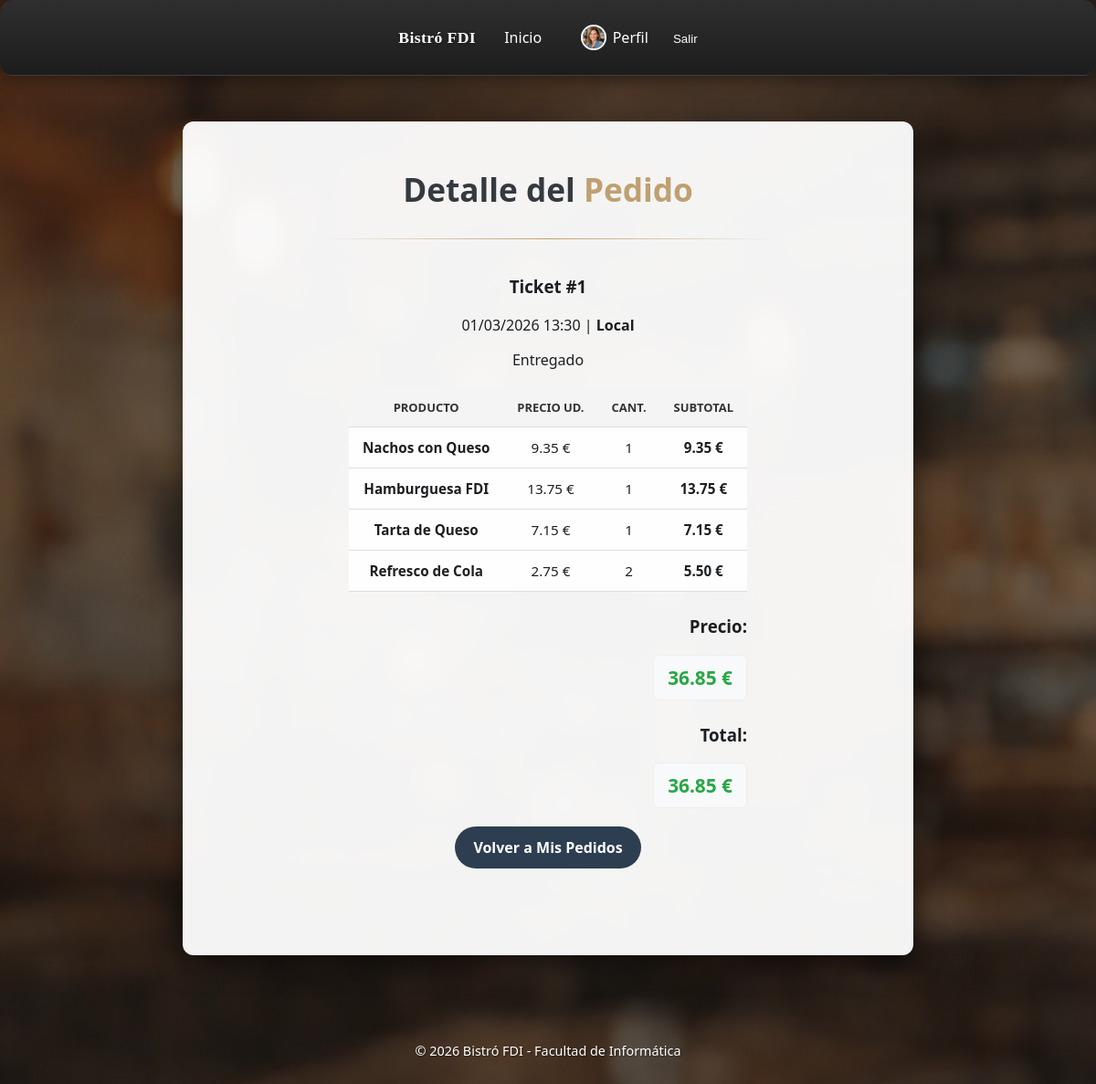
The page /includes/vistas/pedido/detalle_pedido.php?id=1 (signed in) on the database its author committed.
### tables this page shows
CREATE TABLE pedidos (
    id INT AUTO_INCREMENT PRIMARY KEY,
    cliente_id INT NOT NULL,
    cocinero_id INT DEFAULT NULL,
    camarero_id INT DEFAULT NULL,

    numero_pedido INT NOT NULL,

    tipo ENUM('Local', 'Llevar') NOT NULL,
    estado ENUM(
        'Nuevo',
        'Recibido',
        'En preparación',
        'Cocinando',
        'Listo cocina',
        'Terminado',
        'Entregado',
        'Cancelado'
    ) NOT NULL DEFAULT 'Nuevo',

     
    servido_sala TINYINT(1) NOT NULL DEFAULT 0,

    fecha DATETIME NOT NULL DEFAULT CURRENT_TIMESTAMP,
    total DECIMAL(10,2) NOT NULL DEFAULT 0.00,
    descuento_total DECIMAL(10,2) NOT NULL DEFAULT 0.00,
    total_sin_descuento DECIMAL(10,2) NOT NULL DEFAULT 0.00,

    CONSTRAINT fk_pedidos_cliente
        FOREIGN KEY (cliente_id) REFERENCES usuarios(id)
        ON UPDATE CASCADE
        ON DELETE RESTRICT,

    CONSTRAINT fk_pedidos_cocinero
        FOREIGN KEY (cocinero_id) REFERENCES usuarios(id)
        ON UPDATE CASCADE
        ON DELETE SET NULL,

    CONSTRAINT fk_pedidos_camarero
        FOREIGN KEY (camarero_id) REFERENCES usuarios(id)
        ON UPDATE CASCADE
        ON DELETE SET NULL,

    INDEX idx_pedidos_cliente (cliente_id),
    INDEX idx_pedidos_cocinero (cocinero_id),
    INDEX idx_pedidos_camarero (camarero_id),
    INDEX idx_pedidos_estado (estado),
    INDEX idx_pedidos_fecha (fecha),
    INDEX idx_pedidos_numero_fecha (numero_pedido, fecha),
    INDEX idx_pedidos_servido_sala (servido_sala)
);

CREATE TABLE productos (
    id INT AUTO_INCREMENT PRIMARY KEY,
    id_categoria INT NOT NULL,
    nombre VARCHAR(150) NOT NULL,
    descripcion TEXT DEFAULT NULL,
    precio_base DECIMAL(10,2) NOT NULL DEFAULT 0.00,
    stock INT NOT NULL DEFAULT 0,
    imagen VARCHAR(255) DEFAULT NULL,
    iva DECIMAL(5,2) NOT NULL DEFAULT 10.00,
    ofertado TINYINT(1) NOT NULL DEFAULT 0,
    requiere_cocina TINYINT(1) NOT NULL DEFAULT 1,
    disponible TINYINT(1) NOT NULL DEFAULT 1,

    CONSTRAINT fk_productos_categoria
        FOREIGN KEY (id_categoria) REFERENCES categorias(id)
        ON UPDATE CASCADE
        ON DELETE RESTRICT,

    INDEX idx_productos_categoria (id_categoria),
    INDEX idx_productos_disponible (disponible),
    INDEX idx_productos_ofertado (ofertado)
);

### includes/negocio/PedidoDTO.php (called while the page is built, shortened)
<?php
class PedidoDTO
{
    private ?int $numeroPedido;
    private ?string $tipo;
    private ?string $estado;
    private ?string $fecha;
    private float $total;
    private float $subtotal;
    public function __construct()
    {
        $this->numeroPedido = null;
        $this->tipo = null;
        $this->estado = null;
        $this->fecha = null;
        $this->total = 0.00;
        $this->subtotal = 0.00;
    }
    public function getNumeroPedido(): ?int
    {
        return $this->numeroPedido;
    }
    public function getTipo(): ?string
    {
        return $this->tipo;
    }
    public function getEstado(): ?string
    {
        return $this->estado;
    }
    public function getFecha(): ?string
    {
        return $this->fecha;
    }
    public function getTotal(): float
    {
        return $this->total;
    }
    public function getTotalSinDescuento(): float
    {
        return $this->subtotal;
    }
    public function setNumeroPedido(?int $numeroPedido): void
    {
        $this->numeroPedido = $numeroPedido;
    }
    public function setTipo(?string $tipo): void
    {
        $this->tipo = $tipo;
    }
    public function setEstado(?string $estado): void
    {
        $this->estado = $estado;
    }
    public function setFecha(?string $fecha): void
    {
        $this->fecha = $fecha;
    }
    public function setTotal(float $total): void
    {
        $this->total = $total;
    }
    public function setTotalSinDescuento(float $totalSinDescuento): void
    {
        $this->subtotal = $totalSinDescuento;
    }
}
?>

### includes/integracion/PedidoDAO.php (called while the page is built, shortened)
<?php
require_once __DIR__ . '/../negocio/PedidoDTO.php';
class PedidoDAO
{
    private mysqli $db;
    public function __construct(mysqli $db)
    {
        $this->db = $db;
    }
    public function buscarPedido(int $idPedido): ?PedidoDTO
    {
        $sql = "SELECT p.*,
                       u.nombre AS nombre_cliente,
                       u.apellidos AS apellidos_cliente,
                       c.nombre AS nombre_cocinero,
                       c.apellidos AS apellidos_cocinero,
                       c.avatar AS avatar_cocinero
                FROM pedidos p
                INNER JOIN usuarios u ON p.cliente_id = u.id
                LEFT JOIN usuarios c ON p.cocinero_id = c.id
                WHERE p.id = ?";
        $stmt = $this->db->prepare($sql);
        $stmt->bind_param('i', $idPedido);
        $stmt->execute();
        $rs = $stmt->get_result();
        $fila = $rs->fetch_assoc();
        return $this->crearPedidoDTODesdeFila($fila);
    }
    public function obtenerProductosDePedido(int $idPedido): array
    {
        $sql = "SELECT p.id AS producto_id,
                       SUM(pp.cantidad) AS cantidad,
                       p.nombre,
                       p.precio_base,
                       p.iva,
                       p.requiere_cocina,
                       MAX(pp.preparado) AS preparado,
                       MAX(ped.servido_sala) AS servido_sala
                FROM pedido_productos pp
                INNER JOIN productos p ON pp.producto_id = p.id
                INNER JOIN pedidos ped ON ped.id = pp.pedido_id
                WHERE pp.pedido_id = ?
                GROUP BY p.id, p.nombre, p.precio_base, p.iva, p.requiere_cocina
                ORDER BY p.id ASC";
        $stmt = $this->db->prepare($sql);
        $stmt->bind_param('i', $idPedido);
        $stmt->execute();
        $rs = $stmt->get_result();
        $productos = [];
        while ($fila = $rs->fetch_assoc()) {
            $productos[] = [
                'producto_id' => (int) $fila['producto_id'],
                'cantidad' => (int) $fila['cantidad'],
                'nombre' => (string) $fila['nombre'],
                'precio_base' => (float) $fila['precio_base'],
                'iva' => (int) $fila['iva'],
                'requiere_cocina' => (int) $fila['requiere_cocina'],
                'preparado' => (int) $fila['preparado'],
                'servido_sala' => (int) $fila['servido_sala'],
            ];
        }
        return $productos;
    }
    private function crearPedidoDTODesdeFila(array $fila): PedidoDTO
    {
        $pedido = new PedidoDTO();
        $pedido->setId(isset($fila['id']) ? (int) $fila['id'] : null);
        $pedido->setClienteId(isset($fila['cliente_id']) ? (int) $fila['cliente_id'] : null);
        $pedido->setCocineroId(isset($fila['cocinero_id']) ? (int) $fila['cocinero_id'] : null);
        $pedido->setNumeroPedido(isset($fila['numero_pedido']) ? (int) $fila['numero_pedido'] : null);
        $pedido->setTipo($fila['tipo'] ?? null);
        $pedido->setEstado($fila['estado'] ?? null);
        $pedido->setFecha($fila['fecha'] ?? null);
        $pedido->setTotal(isset($fila['total']) ? (float) $fila['total'] : 0.0);
        $pedido->setDescuentoTotal(isset($fila['descuento_total']) ? (float) $fila['descuento_total'] : 0.0);
        $pedido->setTotalSinDescuento(isset($fila['total_sin_descuento']) ? (float) $fila['total_sin_descuento'] : 0.0);
        $pedido->setNombreCliente($fila['nombre_cliente'] ?? null);
        $pedido->setApellidosCliente($fila['apellidos_cliente'] ?? null);
        $pedido->setNombreCocinero($fila['nombre_cocinero'] ?? null);
        $pedido->setApellidosCocinero($fila['apellidos_cocinero'] ?? null);
        $pedido->setAvatarCocinero($fila['avatar_cocinero'] ?? null);
        if (method_exists($pedido, 'setServidoSala')) {
            $pedido->setServidoSala(isset($fila['servido_sala']) ? (int) $fila['servido_sala'] : 0);
        }
        return $pedido;
    }
}
?>

### includes/negocio/PedidoServiceApp.php (called while the page is built, shortened)
<?php
require_once __DIR__ . '/../integracion/PedidoDAO.php';
class PedidoServiceApp
{
    private PedidoDAO $pedidoDAO;
    public function __construct(?mysqli $db = null)
    {
        $db = $db ?? Application::getInstance()->conexionBd();
        $this->pedidoDAO = new PedidoDAO($db);
    }
    public function obtenerPedido($idPedido)
    {
        return $this->pedidoDAO->buscarPedido((int) $idPedido);
    }
    public function obtenerProductosDePedido($idPedido): array
    {
        return $this->pedidoDAO->obtenerProductosDePedido((int) $idPedido);
    }
}
?>

### includes/negocio/PedidoController.php (called while the page is built, shortened)
<?php
require_once __DIR__ . "/PedidoServiceApp.php";
require_once __DIR__ . "/PedidoDTO.php";
class PedidoController
{
    private static $instance = null;
    private $service;
    private function __construct()
    {
        $this->service = new PedidoServiceApp();
    }
    public static function getInstance()
    {
        if (self::$instance === null) {
            self::$instance = new PedidoController();
        }
        return self::$instance;
    }
    public function verPedido($idPedido)
    {
        return $this->service->obtenerPedido($idPedido);
    }
    public function obtenerProductosDePedido($idPedido)
    {
        return $this->service->obtenerProductosDePedido($idPedido);
    }
}
?>

### includes/vistas/pedido/detalle_pedido.php (the view, shortened to what this page needs)
<?php
require_once __DIR__ . '/../../negocio/PedidoController.php';
$idPedido = filter_input(INPUT_GET, 'id', FILTER_VALIDATE_INT, [
    'options' => ['min_range' => 1]
]);
$idClienteContexto = filter_input(INPUT_GET, 'id_cliente', FILTER_VALIDATE_INT, [
    'options' => ['min_range' => 1]
]);
$rolUsuario = $_SESSION['rol'] ?? null;
$esPersonal = in_array($rolUsuario, ['gerente', 'camarero', 'cocinero'], true);
$controller = PedidoController::getInstance();
$pedido = $controller->verPedido((int) $idPedido);
$lineasPedido = $controller->obtenerProductosDePedido((int) $idPedido);
$numeroPedido = obtenerDatoPedido($pedido, 'numero_pedido', 'getNumeroPedido');
$idPedidoMostrar = obtenerDatoPedido($pedido, 'id', 'getId');
$fechaPedido = obtenerDatoPedido($pedido, 'fecha', 'getFecha');
$tipoPedido = obtenerDatoPedido($pedido, 'tipo', 'getTipo');
$estadoPedido = obtenerDatoPedido($pedido, 'estado', 'getEstado');
$totalPedido = obtenerDatoPedido($pedido, 'total', 'getTotal');
$totalSinDescuento = obtenerDatoPedido($pedido, 'total_sin_descuento', 'getTotalSinDescuento') ?? $totalPedido;
$numeroMostrar = $numeroPedido !== null ? (string) $numeroPedido : (string) $idPedidoMostrar;
$fechaFormateada = '';
if (is_string($fechaPedido) && $fechaPedido !== '') {
    $timestamp = strtotime($fechaPedido);
    if ($timestamp !== false) {
        $fechaFormateada = date('d/m/Y H:i', $timestamp);
    }
}
?>
<div class="main-bienvenida">
    <section class="tarjeta-presentacion tarjeta-ancha">
        <h1>Detalle del <span>Pedido</span></h1>
        <div class="divisor"></div>
        <div class="mensaje-sesion">
            <div>
                <div>
                    <h3>Ticket #<?= htmlspecialchars($numeroMostrar) ?></h3>
                    <p>
                        <?= htmlspecialchars($fechaFormateada) ?> |
                        <strong><?= htmlspecialchars((string) $tipoPedido) ?></strong>
                    </p>
                </div>
                <div>
                    <span><?= htmlspecialchars((string) $estadoPedido) ?></span>
                </div>
            </div>
            <table class="tabla-pedidos tabla-detalle-pedido-movil">
                <thead>
                    <tr>
                        <th>Producto</th>
                        <th>Precio Ud.</th>
                        <th>Cant.</th>
                        <th>Subtotal</th>
                    </tr>
                </thead>
                <tbody>
                    <?php foreach ($lineasPedido as $linea):
                        $precioBase = (float) ($linea['precio_base'] ?? 0);
                        $iva = (int) ($linea['iva'] ?? 0);
                        $cantidad = (int) ($linea['cantidad'] ?? 0);
                        $nombre = (string) ($linea['nombre'] ?? '');
                        $precioConIva = $precioBase * (1 + ($iva / 100));
                        $subtotalLinea = $precioConIva * $cantidad;
                    ?>
                    <tr>
                        <td data-label="Producto"><strong><?= htmlspecialchars($nombre) ?></strong></td>
                        <td data-label="Precio Ud."><?= number_format($precioConIva, 2) ?> €</td>
                        <td data-label="Cant."><?= $cantidad ?></td>
                        <td data-label="Subtotal"><strong><?= number_format($subtotalLinea, 2) ?> €</strong></td>
                    </tr>
                    <?php endforeach; ?>
                </tbody>
            </table>
			<div class="modal-footer">
                <h3>Precio:</h3>
                <div class="precio-modal">
                    <?= number_format((float) $totalSinDescuento, 2) ?> €
                </div>
            </div>
            <div class="modal-footer">
                <h3>Total:</h3>
                <div class="precio-modal">
                    <?= number_format((float) $totalPedido, 2) ?> €
                </div>
            </div>
            <div class="contenedor-botones-index">
                <?php if ($rolUsuario === 'cocinero'): ?>
                    <a href="<?= BASE_URL ?>/includes/vistas/cocina/panel_cocina.php" class="btn-login">Volver al Panel de Cocina</a>
                <?php elseif ($esPersonal && $idClienteContexto !== false && $idClienteContexto !== null): ?>
                    <a href="<?= BASE_URL ?>/includes/vistas/pedido/mis_pedidos.php?id_cliente=<?= urlencode((string) $idClienteContexto) ?>" class="btn-login">Volver a Pedidos del Usuario</a>
                <?php elseif ($esPersonal): ?>
                    <a href="<?= BASE_URL ?>/includes/vistas/camarero/panel_camarero.php" class="btn-login">Volver al Panel</a>
                <?php else: ?>
                    <a href="<?= BASE_URL ?>/includes/vistas/pedido/mis_pedidos.php" class="btn-login">Volver a Mis Pedidos</a>
                <?php endif; ?>
            </div>
        </div>
    </section>
</div>
<?php
require_once __DIR__ . '/../partials/plantilla.php';
function obtenerDatoPedido($pedido, string $claveArray, string $getter)
{
    if (is_object($pedido) && method_exists($pedido, $getter)) {
        return $pedido->$getter();
    }
    return null;
}
?>

### rows shown on the page
pedidos: numero_pedido "1", fecha "01/03/2026 13:30", tipo "Local", estado "Entregado", total "36.85"
productos: nombre "Nachos con Queso", precioConIva "9.35", cantidad "1", subtotalLinea "9.35"
productos: nombre "Hamburguesa FDI", precioConIva "13.75", cantidad "1", subtotalLinea "13.75"
productos: nombre "Tarta de Queso", precioConIva "7.15", cantidad "1", subtotalLinea "7.15"
productos: nombre "Refresco de Cola", precioConIva "2.75", cantidad "2", subtotalLinea "5.50"

### other values the page prints
$totalSinDescuento "36.85"
